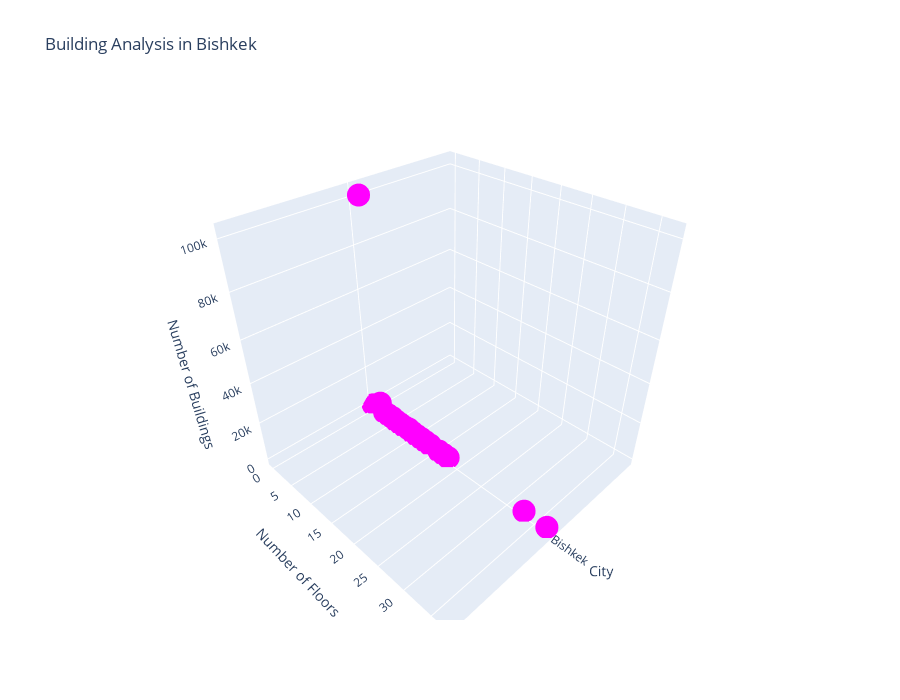

Write notebook code for a chart like this one.
### Code cell
import pandas as pd
import plotly.express as px
import plotly.io as pio
import plotly.graph_objs as go

# Read the dataset
data = {
    'City': ['Bishkek'] * 20,
    'No. of Floors': [12, 1, 3, 2, 8, 7, 9, 6, 5, 4, 14, 10, 16, 13, 18, 11, 0, 17, 37, 33],
    'No. of Buildings': [107, 102218, 308, 4154, 17, 35, 545, 56, 495, 336, 11, 109, 7, 16, 8, 20, 3, 3, 1, 1]
}

df = pd.DataFrame(data)

# Create a custom x-axis for cities
cities = df['City'].unique()
xpos = list(range(len(cities)))

# Map cities to positions on the x-axis
city_to_xpos = {city: xpos[i] for i, city in enumerate(cities)}

# Assign x positions based on cities
df['X Position'] = df['City'].map(city_to_xpos)

fig = px.scatter_3d(
    data_frame=df,
    x='X Position',  # Use the custom x positions
    y='No. of Floors',
    z='No. of Buildings',
    color_discrete_sequence=['magenta'],
    title='Building Analysis in Bishkek',
    labels={'No. of Floors': 'Number of Floors', 'No. of Buildings': 'Number of Buildings'},
    hover_name='City',
    height=700,
)

# Customize tooltips
fig.update_traces(
    hovertemplate='<b>City:</b> %{hovertext}<br><b>No. of Floors:</b> %{y}<br><b>No. of Buildings:</b> %{z}<extra></extra>'
)

# Set x-axis tick positions and labels
fig.update_layout(
    scene=dict(
        xaxis=dict(
            tickvals=xpos,
            ticktext=cities,
            title='City',
        ),
        yaxis_title='Number of Floors',
        zaxis_title='Number of Buildings',
    ),
)

# Add a ground plane for context
ground_plane = df['No. of Buildings'].min() - 10
fig.add_trace(
    go.Mesh3d(
        x=[min(xpos), max(xpos)],
        y=[min(df['No. of Floors']), max(df['No. of Floors'])],
        z=[[ground_plane, ground_plane], [ground_plane, ground_plane]],
        opacity=0.5,
        color='lightgray',
    )
)

pio.show(fig)

### Figure 1 — Plotly figure (JSON) as saved in the notebook; plotly's stock layout.template omitted (floating-point values rounded to 4 significant figures)
{"data": [{"hovertemplate": "<b>City:</b> %{hovertext}<br><b>No. of Floors:</b> %{y}<br><b>No. of Buildings:</b> %{z}<extra></extra>", "hovertext": ["Bishkek", "Bishkek", "Bishkek", "Bishkek", "Bishkek", "Bishkek", "Bishkek", "Bishkek", "Bishkek", "Bishkek", "Bishkek", "Bishkek", "Bishkek", "Bishkek", "Bishkek", "Bishkek", "Bishkek", "Bishkek", "Bishkek", "Bishkek"], "legendgroup": "", "marker": {"color": "magenta", "symbol": "circle"}, "mode": "markers", "name": "", "scene": "scene", "showlegend": false, "type": "scatter3d", "x": [0, 0, 0, 0, 0, 0, 0, 0, 0, 0, 0, 0, 0, 0, 0, 0, 0, 0, 0, 0], "y": [12, 1, 3, 2, 8, 7, 9, 6, 5, 4, 14, 10, 16, 13, 18, 11, 0, 17, 37, 33], "z": [107, 102218, 308, 4154, 17, 35, 545, 56, 495, 336, 11, 109, 7, 16, 8, 20, 3, 3, 1, 1]}, {"color": "lightgray", "opacity": 0.5, "type": "mesh3d", "x": [0, 0], "y": [0, 37], "z": [[-9, -9], [-9, -9]]}], "layout": {"height": 700, "legend": {"tracegroupgap": 0}, "scene": {"domain": {"x": [0, 1], "y": [0, 1]}, "xaxis": {"ticktext": ["Bishkek"], "tickvals": [0], "title": {"text": "City"}}, "yaxis": {"title": {"text": "Number of Floors"}}, "zaxis": {"title": {"text": "Number of Buildings"}}}, "title": {"text": "Building Analysis in Bishkek"}}}
